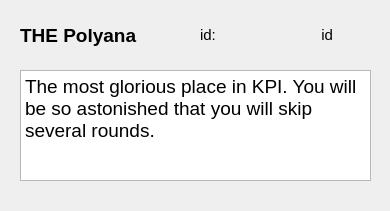
<?xml version="1.0" encoding="UTF-8"?>
<ui version="4.0">
 <class>PolyanaWindow</class>
 <widget class="QDialog" name="PolyanaWindow">
  <property name="geometry">
   <rect>
    <x>0</x>
    <y>0</y>
    <width>390</width>
    <height>211</height>
   </rect>
  </property>
  <property name="windowTitle">
   <string>Dialog</string>
  </property>
  <widget class="QLabel" name="name">
   <property name="geometry">
    <rect>
     <x>20</x>
     <y>20</y>
     <width>161</width>
     <height>31</height>
    </rect>
   </property>
   <property name="font">
    <font>
     <pointsize>14</pointsize>
     <bold>true</bold>
    </font>
   </property>
   <property name="styleSheet">
    <string notr="true">font-size: 14pt;</string>
   </property>
   <property name="text">
    <string>THE Polyana</string>
   </property>
  </widget>
  <widget class="QLabel" name="id_d">
   <property name="geometry">
    <rect>
     <x>200</x>
     <y>19</y>
     <width>63</width>
     <height>31</height>
    </rect>
   </property>
   <property name="styleSheet">
    <string notr="true">font-size: 11pt;</string>
   </property>
   <property name="text">
    <string>id:</string>
   </property>
  </widget>
  <widget class="QLabel" name="id">
   <property name="geometry">
    <rect>
     <x>270</x>
     <y>19</y>
     <width>63</width>
     <height>31</height>
    </rect>
   </property>
   <property name="styleSheet">
    <string notr="true">font-size: 11pt;</string>
   </property>
   <property name="text">
    <string>id</string>
   </property>
   <property name="alignment">
    <set>Qt::AlignRight|Qt::AlignTrailing|Qt::AlignVCenter</set>
   </property>
  </widget>
  <widget class="QTextEdit" name="textEdit">
   <property name="geometry">
    <rect>
     <x>20</x>
     <y>70</y>
     <width>351</width>
     <height>111</height>
    </rect>
   </property>
   <property name="styleSheet">
    <string notr="true">font-size: 12pt;</string>
   </property>
   <property name="html">
    <string>&lt;!DOCTYPE HTML PUBLIC &quot;-//W3C//DTD HTML 4.0//EN&quot; &quot;http://www.w3.org/TR/REC-html40/strict.dtd&quot;&gt;
&lt;html&gt;&lt;head&gt;&lt;meta name=&quot;qrichtext&quot; content=&quot;1&quot; /&gt;&lt;meta charset=&quot;utf-8&quot; /&gt;&lt;style type=&quot;text/css&quot;&gt;
p, li { white-space: pre-wrap; }
&lt;/style&gt;&lt;/head&gt;&lt;body style=&quot; font-family:'Segoe UI'; font-size:12pt; font-weight:400; font-style:normal;&quot;&gt;
&lt;p style=&quot; margin-top:0px; margin-bottom:0px; margin-left:0px; margin-right:0px; -qt-block-indent:0; text-indent:0px;&quot;&gt;&lt;span style=&quot; font-size:14pt;&quot;&gt;The most glorious place in KPI. You will be so astonished that you will skip several rounds.&lt;/span&gt;&lt;/p&gt;&lt;/body&gt;&lt;/html&gt;</string>
   </property>
  </widget>
 </widget>
 <resources/>
 <connections/>
</ui>
